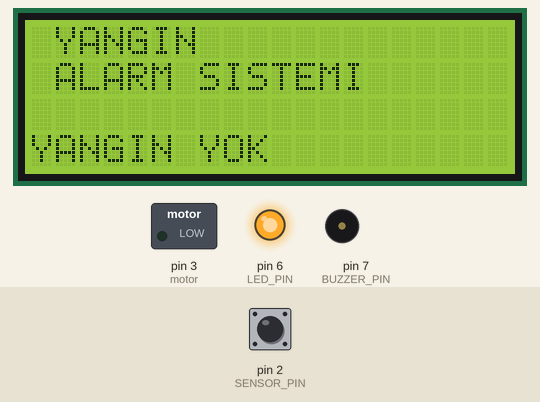
The sketch below on a simulated Arduino Uno, built with avr-gcc and run on an emulated ATmega328P. Shown: 20×4 character LCD, switched loads named in the sketch (green lamp = pin HIGH), output pins drawn as LEDs (lit = HIGH), buzzer (waves = sounding, pin HIGH). Dashed ring = blinking. Inputs (shaded band) come from the test bench; at power-on: pin 2 (SENSOR_PIN) LOW. The modem accepts every AT command (registered, SIM ready, sends succeed) and sends nothing else; what the sketch prints to the serial monitor is not drawn.

Above: at 1.2 s.
1.3 s: pin 2 (SENSOR_PIN) driven HIGH
At 1.7 s:
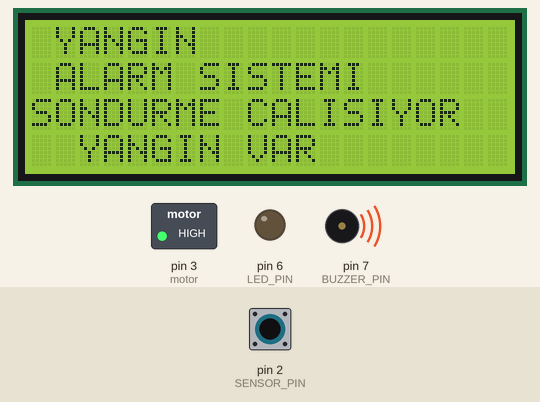
2.8 s: pin 2 (SENSOR_PIN) driven LOW
At 3.8 s:
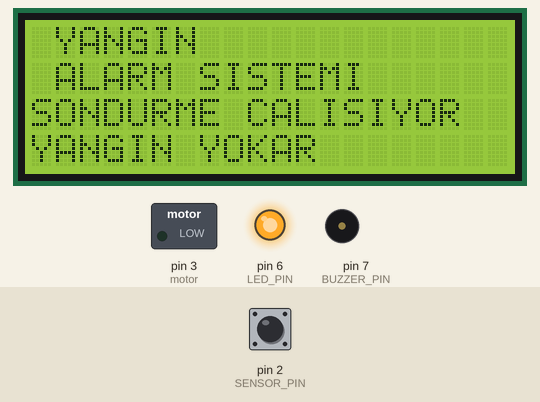
4.3 s: pin 2 (SENSOR_PIN) pulsed HIGH 2 times (0.12 s each, 0.3 s apart)
At 4.39 s:
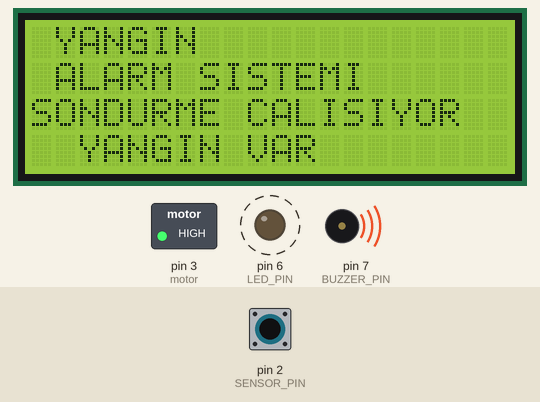
Timing chart, 0 to 7.3 s (numbered marks = the images above; inputs shaded):
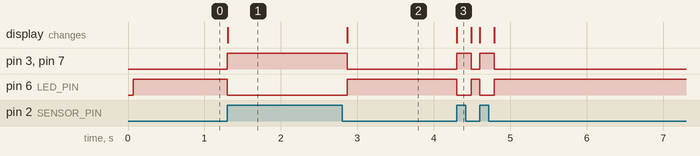

Measured:
- after the input at 1.3 s, pin 3 (motor), pin 7 (BUZZER_PIN): LOW → HIGH at once; pin 6 (LED_PIN): HIGH → LOW at once; the display: changes at once (image 1)
- after the input at 2.8 s, pin 3 (motor), pin 7 (BUZZER_PIN): HIGH → LOW after 0.07 s; pin 6 (LED_PIN): LOW → HIGH after 0.07 s; the display: changes after 0.07 s (image 2)
- after the input at 4.3 s, pin 3 (motor), pin 7 (BUZZER_PIN): alternates HIGH for 0.19 s and LOW for 0.11 s, 4 changes in all, then stays LOW, starting at once; pin 6 (LED_PIN): alternates HIGH for 0.11 s and LOW for 0.19 s, 4 changes in all, then stays HIGH, starting at once; the display: changes at once (image 3)

The sketch:

gsm_bazli_yangin_alarm.ino
```cpp
// include the library code:
#include <LiquidCrystal.h>
#include <Wire.h>
#include <SoftwareSerial.h>
//LiquidCrystal lcd(rs, en, d4, d5, d6, d7);
  LiquidCrystal lcd(13, 12, 11, 10,  9,  8);
  SoftwareSerial SIM900(4, 5);
const int SENSOR_PIN = 2;
const int BUZZER_PIN = 7;
const int LED_PIN = 6;
const int motor = 3;
void setup ()
{
  pinMode (SENSOR_PIN, INPUT); // Set the Sensor pin as INPUT
  pinMode(BUZZER_PIN, OUTPUT);  // Set the BUZZER pin as OUTPUT
  pinMode(LED_PIN, OUTPUT);  // Set the LED pin as OUTPUT
  pinMode(motor, OUTPUT);
  lcd.begin(20, 4); // set up the LCD's number of columns and rows:
  lcd.setCursor(0,0); // set the cursor position:
  lcd.print(" YANGIN    ");
  lcd.setCursor(0,1);
  lcd.print(" ALARM SISTEMI  ");
}
void loop ()
{
   Serial.begin(9600);
  SIM900.begin(9600);
  int Sensor_Val = digitalRead(SENSOR_PIN);  //get reading from Sensor
  if (Sensor_Val == HIGH) //If Sensor Detected the Fire
  {
    digitalWrite(BUZZER_PIN, HIGH);
    digitalWrite(LED_PIN, LOW);
     digitalWrite(motor, HIGH);
    lcd.setCursor(0, 3);
    lcd.print("  YANGIN VAR");
    lcd.setCursor(0, 2);
    lcd.print("SONDURME CALISIYOR");
    sendSMS();
  }
  else
  {
    lcd.setCursor(0, 3);
    lcd.print("YANGIN YOK");
    digitalWrite(BUZZER_PIN, LOW);
    digitalWrite(LED_PIN, HIGH);
    digitalWrite(motor,LOW);
  }
}
void sendSMS()
{
     SIM900.print("AT+CMGF=1\r");
SIM900.println("AT + CMGS = \"+xxxxxxxxxxxx\"");// recipient's mobile number
Serial.println("AT + CMGS = \"+xxxxxxxxxxxx\"");// recipient's mobile number
SIM900.println("YANGIN ALGILANDI"); // message to send
Serial.println("YANGIN ALGILANDI");
SIM900.println((char)26); // End AT command with a ^Z, ASCII code 26
Serial.println((char)26);
SIM900.println();
}
```
